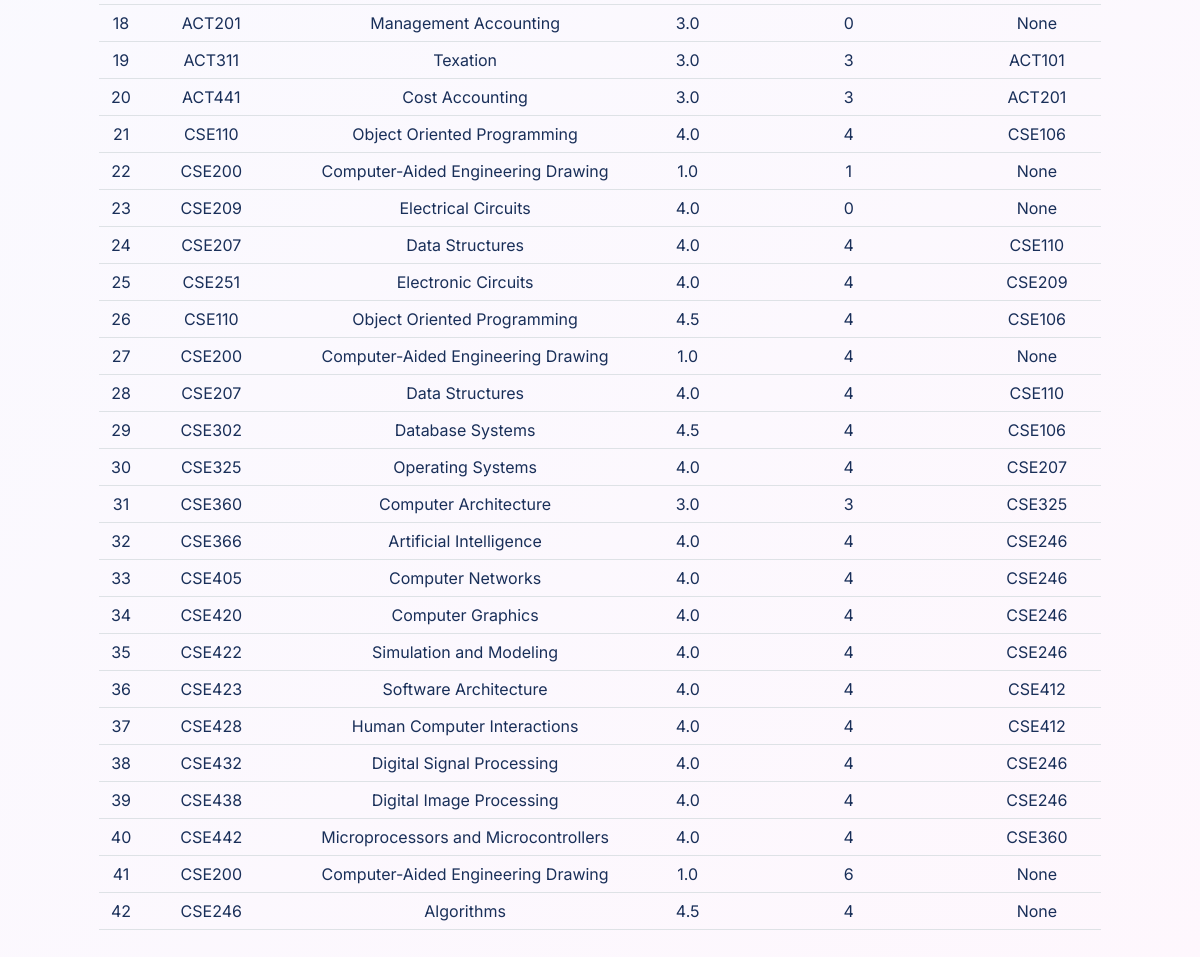
Before: /courselist/ (signed in, lower part) with the older database file.
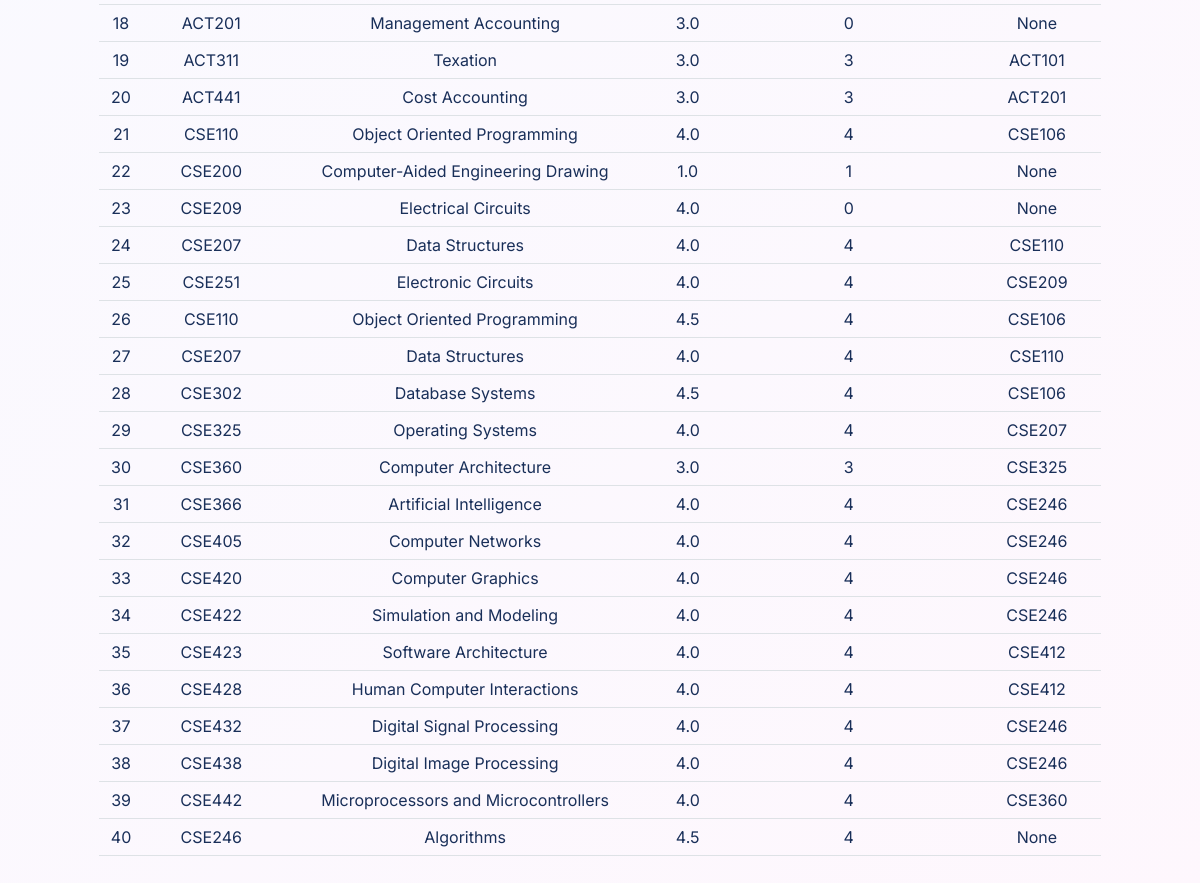
After: the same page with the newer database file.
### advising/models.py (models this page shows, shortened)
class Course(models.Model):
    course_code = models.CharField(max_length=255)
    course_title = models.CharField(max_length=255)
    credit = models.FloatField(blank=False, null=False)
    min_credit_required = models.IntegerField(default=0)
    prerequisite = models.CharField(max_length=255, null=True, blank=True)

### home/views.py (the view)
# urls.py: path('courselist/', views.CourseListView, name='course_list'),
def CourseListView(request):
    course = Course.objects.all();
    return render(request, 'home/course_list.html', {'cou': course});

### templates/home/course_list.html (shortened to what this page needs)
{% extends 'home/base.html' %}
{% load crispy_forms_filters %}
{% load crispy_forms_tags %}
{% block content %}
    <header class="bg-primary-gradient pt-6">
        <div class="container">
            <div class="row pt-5">
                <div class="col-md-8 col-xl-6 text-center text-md-start mx-auto">
                    <div class="text-center pb-5">
                        {% if cou %}
                            <table class="table table-hover text-center">
                                {% for c in cou %}
                                    <tr>
                                        <td>{{ forloop.counter }}</td>
                                        <td>{{ c.course_code }}</td>
                                        <td>{{ c.course_title }}</td>
                                        <td>{{ c.credit }}</td>
                                        <td>{{ c.min_credit_required }}</td>
                                        <td>{{ c.prerequisite }}</td>
                                    </tr>
                                {% endfor %}
                            </table>
                        {% else %}
                            <br><br>
                            <h4>0 Result</h4>
                        {% endif %}
                    </div>
                </div>
            </div>
        </div></header>
{% endblock %}

Changed rows visible on the page:
removed Course: course_code "CSE200", course_title "Computer-Aided Engineering Drawing", credit "1.0", min_credit_required "4", prerequisite "None"
removed Course: course_code "CSE200", course_title "Computer-Aided Engineering Drawing", credit "1.0", min_credit_required "6", prerequisite "None"
